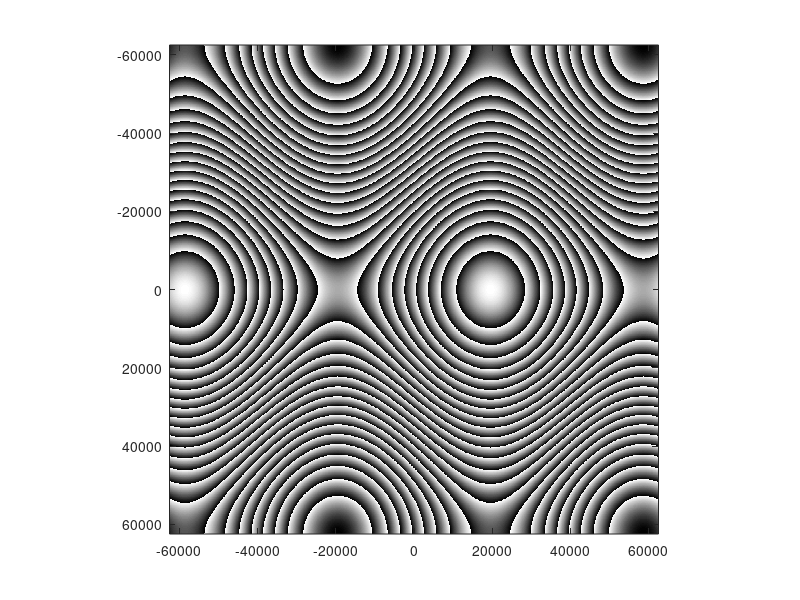

Write MATLAB code to recreate this figure.
clc; clear variables; close all;

Ly=0.0096; %x-side length (m)
Lx=0.01536; %y-side length (m)
Mx=1920; %number of samples in x
My=1200; %number of samples in y
dx=Lx/Mx; %sample interval in x (m)
dy=Ly/My; %sample interval in x (m)
lambda=0.532*10^(-6); %wavelength (m)
k=2*pi/lambda; %wavenumber

x=-Lx/2:dx:Lx/2-dx; %x coordinates
y=-Ly/2:dy:Ly/2-dy; %x coordinates
[X,Y]=meshgrid(x,y); %X and Y grid coords

fx=-1/(2*dx):1/Lx:1/(2*dx)-1/Lx; %freq coords
fy=-1/(2*dy):1/Ly:1/(2*dy)-1/Ly;
[FX,FY]=meshgrid(fx,fy);
alpha=20;
Rpup=0.5*Ly;
mask=alpha*(cos(pi.*Y/Rpup)+0.5*sin(pi.*X/Rpup));

mask = (mask-min(min(mask)));
mask = mask/max(max(mask))*25;
mask = mod(mask, 1);

figure(3)
imagesc(fx,fy,abs(mask))
colormap('gray'); %linear gray display map
axis image;

imwrite(abs(mask),'TwinAiryMask.bmp','bmp')